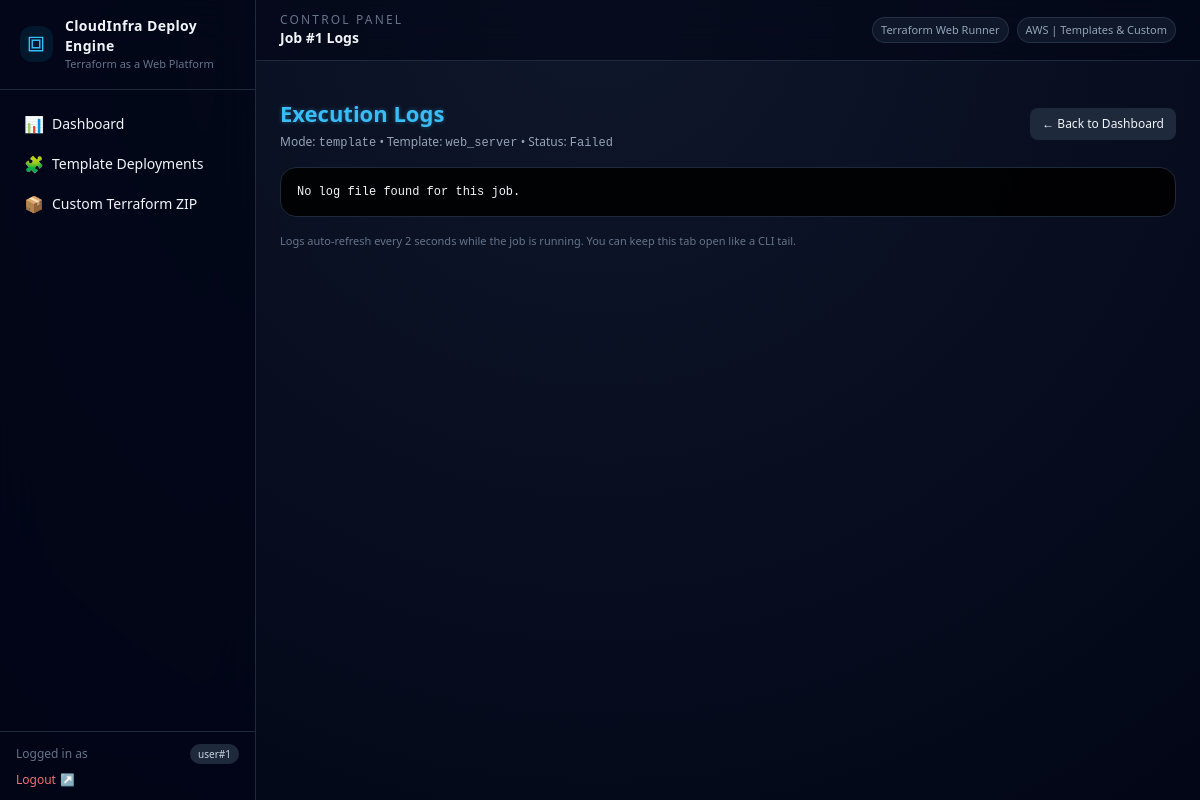
Screenshot of /jobs/1/logs (signed in) with the database file from the repository.
### app.py (models this page shows)
class Job(db.Model):
    id = db.Column(db.Integer, primary_key=True)
    user_id = db.Column(db.Integer, db.ForeignKey("user.id"), nullable=False)
    mode = db.Column(db.String(20), nullable=False)  # "template" / "custom"
    template_name = db.Column(db.String(100), nullable=True)
    status = db.Column(db.String(20), default="Pending")  # Pending / Queued / Running / Success / Failed / Destroyed
    created_at = db.Column(db.DateTime, default=datetime.utcnow)
    finished_at = db.Column(db.DateTime, nullable=True)
    log_file_path = db.Column(db.String(255), nullable=True)
    outputs_json = db.Column(db.Text, nullable=True)
    primary_output = db.Column(db.String(255), nullable=True)

### app.py (the view)
@app.route("/jobs/<int:job_id>/logs")
@login_required
def view_job_logs(job_id):
    user_id = session.get("user_id")
    job = Job.query.filter_by(id=job_id, user_id=user_id).first()
    if not job:
        flash("Job not found or you don't have access.", "danger")
        return redirect(url_for("dashboard"))
    log_content = ""
    if job.log_file_path and os.path.isfile(job.log_file_path):
        with open(job.log_file_path, "r", encoding="utf-8") as f:
            log_content = f.read()
    else:
        log_content = "No log file found for this job."
    return render_template("logs.html", job=job, log_content=log_content)

### app.py (called while the page is built)
def login_required(f):
    @wraps(f)
    def decorated_function(*args, **kwargs):
        if "user_id" not in session:
            flash("Please log in to continue.", "warning")
            return redirect(url_for("login"))
        return f(*args, **kwargs)
    return decorated_function

### templates/logs.html (shortened to what this page needs)
{% extends "base.html" %} {% block header_title %} Job #{{ job.id }} Logs {%
endblock %} {% block content %}
<div class="space-y-4 max-w-5xl mx-auto">
  <div class="flex items-center justify-between">
    <div>
      <h1 class="section-title">Execution Logs</h1>
      <p class="text-xs text-slate-400 mt-1">
        Mode: <span class="font-mono">{{ job.mode }}</span> {% if
        job.template_name %} • Template:
        <span class="font-mono">{{ job.template_name }}</span>
        {% endif %} • Status:
        <span class="font-mono" id="job-status">{{ job.status }}</span>
      </p>
    </div>
    <a
      href="{{ url_for('dashboard') }}"
      class="px-3 py-2 text-xs rounded-lg bg-slate-800 hover:bg-slate-700"
    >
      ← Back to Dashboard
    </a>
  </div>
  <div
    id="log-container"
    class="bg-black/90 border border-slate-800 rounded-2xl p-4 text-xs font-mono overflow-x-auto max-h-[70vh] overflow-y-auto"
  >
    <pre id="log-content" class="whitespace-pre-wrap">{{ log_content }}</pre>
  </div>
  <p class="text-[11px] text-slate-500">
    Logs auto-refresh every 2 seconds while the job is running. You can keep
    this tab open like a CLI tail.
  </p>
</div>
{% endblock %}

### static/css/main.css (style rules this page uses)
* { transition: all 0.15s ease-in-out; }
body { background: radial-gradient(circle at top, #0f172a, #020617); color: #e2e8f0; }
.section-title { font-size: 22px; font-weight: 600; color: #38bdf8; text-shadow: 0 0 4px rgba(56, 189, 248, 0.4); }

### rows the page displays
Job: id "1", mode "template", template_name "web_server", status "Failed"

### other values shown
{{ session.get("user_id") }} "1"
{{ log_content }} "No log file found for this job."
